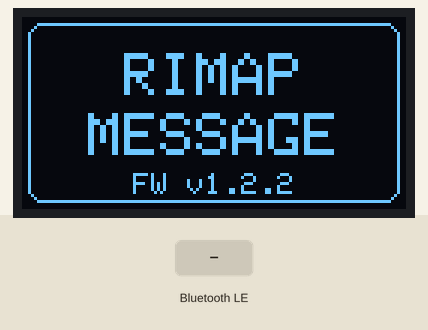
Recording of a sketch running on a simulated ESP32. Parts: 128×64 one-colour display. The test bench sets the inputs (shaded band). Nothing arrives over Bluetooth unless stated; a phone connects over Bluetooth LE 3 s after start; what the sketch prints to the serial monitor is not drawn.

Above: at 0.4 s.
At 5.5 s:
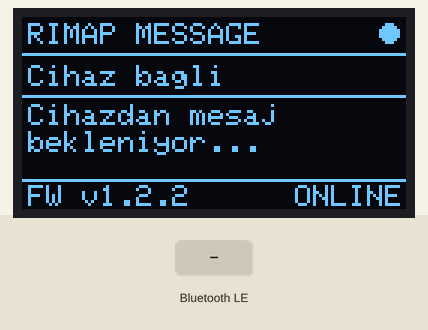
5.6 s: Bluetooth LE write "1" received
At 6.0 s:
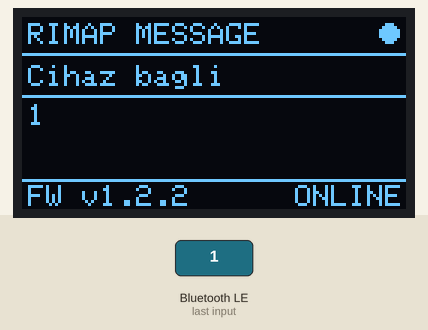
7.1 s: Bluetooth LE write "0" received
At 8.3 s:
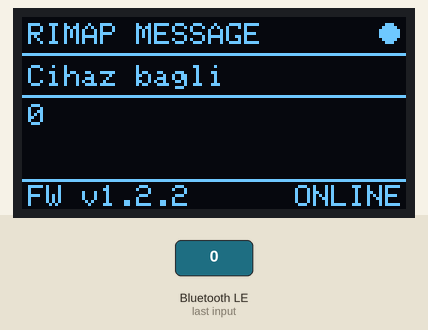
8.6 s: Bluetooth LE write "2" received
Timing chart, 0 to 11.6 s (numbered marks = the images above; inputs shaded):
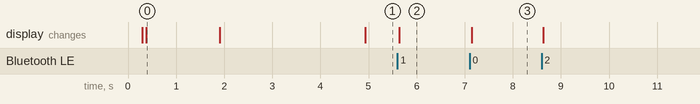

Measured:
- after the input at 5.6 s, the display: changes at once (image 2)
- after the input at 7.1 s, the display: changes after 0.05 s (image 3)
- what the display in image 0 shows lasts 1.5 s, from 0.4 s to 1.9 s

The sketch:

rimap_message_v1.2.2.ino
```cpp
#include <Arduino.h>
#include <Wire.h>
#include <Adafruit_GFX.h>
#include <Adafruit_SH110X.h>
#include <BLEDevice.h>
#include <BLEServer.h>
#include <BLEUtils.h>
#include <BLE2902.h>

#define FIRMWARE_VERSION "1.2.2"
#define SCREEN_WIDTH 128
#define SCREEN_HEIGHT 64
#define OLED_ADDRESS 0x3C
#define OLED_RESET -1
#define OLED_SDA 21
#define OLED_SCL 22
#define SERVICE_UUID "6E400001-B5A3-F393-E0A9-E50E24DCCA9E"
#define RX_CHARACTERISTIC_UUID "6E400002-B5A3-F393-E0A9-E50E24DCCA9E"
#define TX_CHARACTERISTIC_UUID "6E400003-B5A3-F393-E0A9-E50E24DCCA9E"
#define DISCONNECT_COMMAND "__RIMAP_DISCONNECT__"

Adafruit_SH1106G display(SCREEN_WIDTH, SCREEN_HEIGHT, &Wire, OLED_RESET);

BLEServer* bleServer = nullptr;
BLECharacteristic* rxCharacteristic = nullptr;
BLECharacteristic* txCharacteristic = nullptr;

volatile bool cihazBagli = false;
volatile bool yeniMesajVar = false;
volatile bool baglandiOlayiVar = false;
volatile bool kesildiOlayiVar = false;
volatile bool webKesmeKomutuVar = false;

String gelenMesaj = "";
String ekrandakiMesaj = "Cihazdan mesaj bekleniyor...";

enum EkranDurumu {
  DURUM_BEKLENIYOR,
  DURUM_BAGLI,
  DURUM_KESILDI
};

EkranDurumu ekranDurumu = DURUM_BEKLENIYOR;

unsigned long baglantiKesilmeZamani = 0;
const unsigned long KESILDI_MESAJ_SURESI = 1500;

void ortaliYaz(const String& metin, int y, int boyut) {
  display.setTextSize(boyut);
  int genislik = metin.length() * 6 * boyut;
  int x = (SCREEN_WIDTH - genislik) / 2;
  if (x < 0) x = 0;
  display.setCursor(x, y);
  display.print(metin);
}

String metniTemizle(String metin) {
  metin.replace("\r", " ");
  metin.replace("\n", " ");
  metin.replace("\t", " ");
  while (metin.indexOf("  ") >= 0) metin.replace("  ", " ");
  metin.trim();
  return metin;
}

void mesajAlaniniTemizle() {
  gelenMesaj = "";
  ekrandakiMesaj = "Cihazdan mesaj bekleniyor...";
}

void mesajiYazdir(String mesaj, int baslangicY) {
  const int SATIR_KARAKTERI = 21;
  const int MAKSIMUM_SATIR = 3;
  mesaj = metniTemizle(mesaj);
  display.setTextSize(1);
  display.setTextColor(SH110X_WHITE);
  int mevcutKonum = 0;
  int satirNumarasi = 0;

  while (mevcutKonum < mesaj.length() && satirNumarasi < MAKSIMUM_SATIR) {
    int kalanKarakter = mesaj.length() - mevcutKonum;
    int alinacakKarakter = min(SATIR_KARAKTERI, kalanKarakter);
    int satirSonu = mevcutKonum + alinacakKarakter;

    if (satirSonu < mesaj.length() && mesaj.charAt(satirSonu) != ' ') {
      int boslukKonumu = mesaj.lastIndexOf(' ', satirSonu);
      if (boslukKonumu > mevcutKonum) satirSonu = boslukKonumu;
    }

    String satirMetni = mesaj.substring(mevcutKonum, satirSonu);
    satirMetni.trim();
    display.setCursor(2, baslangicY + satirNumarasi * 9);
    display.print(satirMetni);
    mevcutKonum = satirSonu;

    while (mevcutKonum < mesaj.length() && mesaj.charAt(mevcutKonum) == ' ') {
      mevcutKonum++;
    }

    satirNumarasi++;
  }

  if (mevcutKonum < mesaj.length()) {
    display.fillRect(108, baslangicY + 18, 20, 9, SH110X_BLACK);
    display.setCursor(108, baslangicY + 18);
    display.print("...");
  }
}

String durumMetni() {
  switch (ekranDurumu) {
    case DURUM_BAGLI:
      return "Cihaz bagli";
    case DURUM_KESILDI:
      return "Baglanti kesildi";
    case DURUM_BEKLENIYOR:
    default:
      return "Baglanti bekleniyor";
  }
}

void anaEkraniCiz() {
  display.clearDisplay();
  display.setTextColor(SH110X_WHITE);
  display.setTextSize(1);
  display.setCursor(2, 2);
  display.print("RIMAP MESSAGE");

  if (cihazBagli) {
    display.fillCircle(122, 5, 3, SH110X_WHITE);
  } else {
    display.drawCircle(122, 5, 3, SH110X_WHITE);
  }

  display.drawLine(0, 12, 127, 12, SH110X_WHITE);
  display.setCursor(2, 16);
  display.print(durumMetni());
  display.drawLine(0, 26, 127, 26, SH110X_WHITE);
  mesajiYazdir(ekrandakiMesaj, 29);
  display.drawLine(0, 54, 127, 54, SH110X_WHITE);
  display.setCursor(2, 56);
  display.print("FW v");
  display.print(FIRMWARE_VERSION);
  display.setCursor(91, 56);
  display.print(cihazBagli ? "ONLINE" : "READY");
  display.display();
}

void acilisEkrani() {
  display.clearDisplay();
  display.setTextColor(SH110X_WHITE);
  display.drawRoundRect(2, 2, 124, 60, 5, SH110X_WHITE);
  ortaliYaz("RIMAP", 12, 2);
  ortaliYaz("MESSAGE", 32, 2);
  ortaliYaz("FW v" FIRMWARE_VERSION, 52, 1);
  display.display();
  delay(1500);
}

class SunucuCallback : public BLEServerCallbacks {
  void onConnect(BLEServer* server) override {
    cihazBagli = true;
    baglandiOlayiVar = true;
    Serial.println("BLE cihaz baglandi.");
  }

  void onDisconnect(BLEServer* server) override {
    cihazBagli = false;
    kesildiOlayiVar = true;
    Serial.println("BLE baglantisi kesildi.");
  }
};

class MesajCallback : public BLECharacteristicCallbacks {
  void onWrite(BLECharacteristic* characteristic) override {
    String veri = characteristic->getValue();
    if (veri.length() == 0) return;

    veri = metniTemizle(veri);

    if (veri == DISCONNECT_COMMAND) {
      webKesmeKomutuVar = true;
      Serial.println("Web sitesinden baglanti kesme komutu geldi.");
      return;
    }

    if (veri.length() > 120) veri = veri.substring(0, 120);
    if (veri.length() == 0) return;

    gelenMesaj = veri;
    yeniMesajVar = true;
    Serial.print("Gelen mesaj: ");
    Serial.println(gelenMesaj);
  }
};

void reklamiBaslat() {
  if (bleServer == nullptr || cihazBagli) return;
  BLEDevice::getAdvertising()->start();
  Serial.println("BLE reklami yeniden baslatildi.");
}

void bleBaslat() {
  BLEDevice::init("RIMAP MESSAGE");
  BLEDevice::setMTU(185);

  bleServer = BLEDevice::createServer();
  bleServer->setCallbacks(new SunucuCallback());

  BLEService* mesajServisi = bleServer->createService(SERVICE_UUID);

  txCharacteristic = mesajServisi->createCharacteristic(
    TX_CHARACTERISTIC_UUID,
    BLECharacteristic::PROPERTY_NOTIFY
  );

  txCharacteristic->addDescriptor(new BLE2902());

  rxCharacteristic = mesajServisi->createCharacteristic(
    RX_CHARACTERISTIC_UUID,
    BLECharacteristic::PROPERTY_WRITE |
    BLECharacteristic::PROPERTY_WRITE_NR
  );

  rxCharacteristic->setCallbacks(new MesajCallback());
  mesajServisi->start();

  BLEAdvertising* advertising = BLEDevice::getAdvertising();
  advertising->addServiceUUID(SERVICE_UUID);
  advertising->setScanResponse(true);
  advertising->setMinPreferred(0x06);
  advertising->setMaxPreferred(0x12);
  BLEDevice::startAdvertising();

  Serial.print("RIMAP MESSAGE FW v");
  Serial.println(FIRMWARE_VERSION);
  Serial.println("BLE yayini basladi.");
}

void mesajAlindiBildirimiGonder() {
  if (!cihazBagli || txCharacteristic == nullptr) return;
  String cevap = "Mesaj OLED ekraninda gosterildi";
  txCharacteristic->setValue(cevap.c_str());
  txCharacteristic->notify();
}

void baglandiOlayiniIsle() {
  if (!baglandiOlayiVar) return;
  baglandiOlayiVar = false;
  cihazBagli = true;
  ekranDurumu = DURUM_BAGLI;
  mesajAlaniniTemizle();
  anaEkraniCiz();
  Serial.println("OLED: Cihaz bagli");
}

void kesildiOlayiniIsle() {
  if (!kesildiOlayiVar) return;
  kesildiOlayiVar = false;
  cihazBagli = false;
  ekranDurumu = DURUM_KESILDI;
  baglantiKesilmeZamani = millis();
  mesajAlaniniTemizle();
  anaEkraniCiz();
  Serial.println("OLED: Baglanti kesildi");
  delay(250);
  reklamiBaslat();
}

void webKesmeKomutunuIsle() {
  if (!webKesmeKomutuVar) return;
  webKesmeKomutuVar = false;
  cihazBagli = false;
  ekranDurumu = DURUM_KESILDI;
  baglantiKesilmeZamani = millis();
  mesajAlaniniTemizle();
  anaEkraniCiz();
  Serial.println("OLED: Web sitesinden baglanti kesildi");
}

void kesildiMesajiniKontrolEt() {
  if (ekranDurumu != DURUM_KESILDI) return;
  if (millis() - baglantiKesilmeZamani < KESILDI_MESAJ_SURESI) return;

  ekranDurumu = DURUM_BEKLENIYOR;
  mesajAlaniniTemizle();
  anaEkraniCiz();
  Serial.println("OLED: Baglanti bekleniyor");
}

void setup() {
  Serial.begin(115200);
  delay(300);

  Wire.begin(OLED_SDA, OLED_SCL);
  Wire.setClock(100000);

  if (!display.begin(OLED_ADDRESS, true)) {
    Serial.println("SH1106 OLED bulunamadi.");
    while (true) delay(1000);
  }

  display.clearDisplay();
  display.setTextColor(SH110X_WHITE);
  display.display();

  acilisEkrani();
  ekranDurumu = DURUM_BEKLENIYOR;
  mesajAlaniniTemizle();
  anaEkraniCiz();
  bleBaslat();
}

void loop() {
  baglandiOlayiniIsle();
  webKesmeKomutunuIsle();
  kesildiOlayiniIsle();
  kesildiMesajiniKontrolEt();

  if (yeniMesajVar) {
    yeniMesajVar = false;
    ekrandakiMesaj = gelenMesaj;
    anaEkraniCiz();
    mesajAlindiBildirimiGonder();
  }

  delay(20);
}
```
